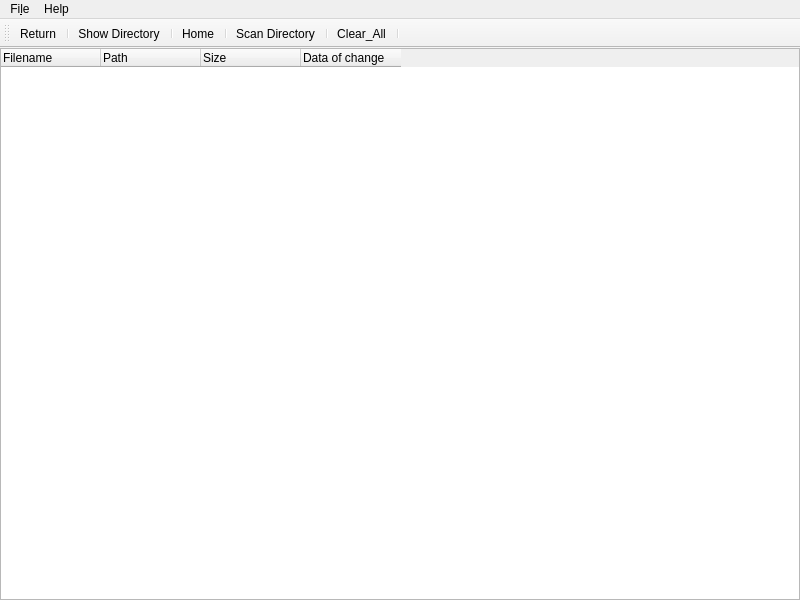
<?xml version="1.0" encoding="UTF-8"?>
<ui version="4.0">
 <class>MainWindow</class>
 <widget class="QMainWindow" name="MainWindow">
  <property name="geometry">
   <rect>
    <x>0</x>
    <y>0</y>
    <width>800</width>
    <height>600</height>
   </rect>
  </property>
  <property name="windowTitle">
   <string>MainWindow</string>
  </property>
  <widget class="QWidget" name="centralWidget">
   <layout class="QHBoxLayout" name="horizontalLayout">
    <property name="leftMargin">
     <number>0</number>
    </property>
    <property name="topMargin">
     <number>0</number>
    </property>
    <property name="rightMargin">
     <number>0</number>
    </property>
    <property name="bottomMargin">
     <number>0</number>
    </property>
    <item>
     <widget class="QTreeWidget" name="treeWidget">
      <property name="selectionMode">
       <enum>QAbstractItemView::ExtendedSelection</enum>
      </property>
      <property name="headerHidden">
       <bool>false</bool>
      </property>
      <attribute name="headerMinimumSectionSize">
       <number>100</number>
      </attribute>
      <attribute name="headerStretchLastSection">
       <bool>false</bool>
      </attribute>
      <column>
       <property name="text">
        <string>Filename</string>
       </property>
      </column>
      <column>
       <property name="text">
        <string>Path</string>
       </property>
      </column>
      <column>
       <property name="text">
        <string>Size</string>
       </property>
      </column>
      <column>
       <property name="text">
        <string>Data of change</string>
       </property>
      </column>
     </widget>
    </item>
   </layout>
  </widget>
  <widget class="QMenuBar" name="menuBar">
   <property name="geometry">
    <rect>
     <x>0</x>
     <y>0</y>
     <width>800</width>
     <height>22</height>
    </rect>
   </property>
   <widget class="QMenu" name="menuFile">
    <property name="title">
     <string>Fi&amp;le</string>
    </property>
    <addaction name="actionShow_Directory"/>
    <addaction name="separator"/>
    <addaction name="actionHome"/>
    <addaction name="separator"/>
    <addaction name="actionClear_All"/>
    <addaction name="separator"/>
    <addaction name="actionExit"/>
   </widget>
   <widget class="QMenu" name="menuHelp">
    <property name="title">
     <string>Help</string>
    </property>
    <addaction name="actionAbout"/>
   </widget>
   <addaction name="menuFile"/>
   <addaction name="menuHelp"/>
  </widget>
  <widget class="QToolBar" name="toolBar">
   <property name="windowTitle">
    <string>toolBar</string>
   </property>
   <attribute name="toolBarArea">
    <enum>TopToolBarArea</enum>
   </attribute>
   <attribute name="toolBarBreak">
    <bool>false</bool>
   </attribute>
   <addaction name="actionReturn"/>
   <addaction name="separator"/>
   <addaction name="actionShow_Directory"/>
   <addaction name="separator"/>
   <addaction name="actionHome"/>
   <addaction name="separator"/>
   <addaction name="actionScan_Directory"/>
   <addaction name="separator"/>
   <addaction name="actionClear_All"/>
   <addaction name="separator"/>
  </widget>
  <action name="actionShow_Directory">
   <property name="text">
    <string>&amp;Show Directory</string>
   </property>
   <property name="toolTip">
    <string>Show Directory</string>
   </property>
  </action>
  <action name="actionExit">
   <property name="text">
    <string>&amp;Exit</string>
   </property>
   <property name="shortcut">
    <string>Meta+Q</string>
   </property>
  </action>
  <action name="actionAbout">
   <property name="text">
    <string>About</string>
   </property>
  </action>
  <action name="actionScan_Directory">
   <property name="text">
    <string>&amp;Scan Directory</string>
   </property>
   <property name="toolTip">
    <string>Scan Directory</string>
   </property>
   <property name="shortcut">
    <string>Meta+S</string>
   </property>
  </action>
  <action name="actionHome">
   <property name="text">
    <string>Home</string>
   </property>
   <property name="toolTip">
    <string>Go to home folder</string>
   </property>
   <property name="shortcut">
    <string>Meta+H</string>
   </property>
  </action>
  <action name="actionClear_All">
   <property name="text">
    <string>Clear_All</string>
   </property>
   <property name="toolTip">
    <string>Remove all duplicates</string>
   </property>
   <property name="shortcut">
    <string>Meta+R</string>
   </property>
  </action>
  <action name="actionReturn">
   <property name="text">
    <string>Return</string>
   </property>
   <property name="toolTip">
    <string>Return to the last folder</string>
   </property>
   <property name="shortcut">
    <string>Backspace</string>
   </property>
  </action>
 </widget>
 <layoutdefault spacing="6" margin="11"/>
 <resources/>
 <connections/>
</ui>
